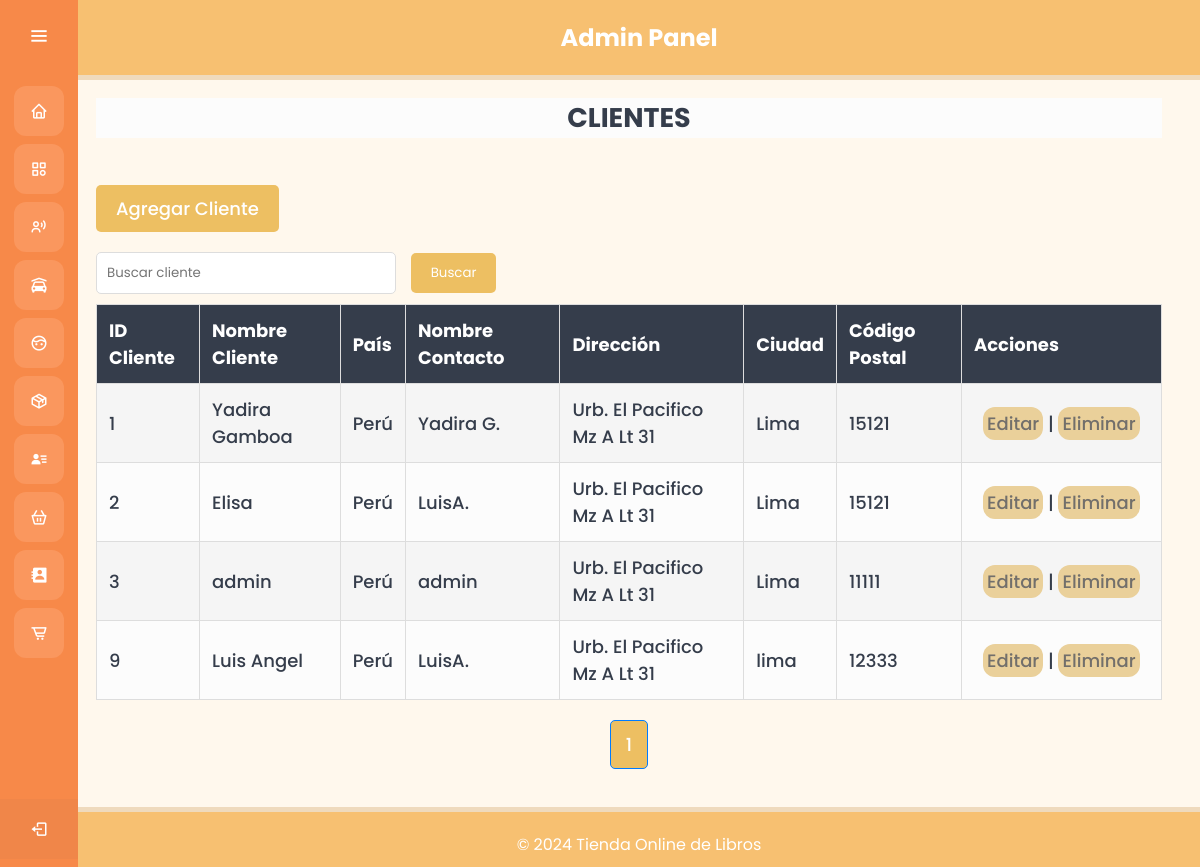
The page /admin/controllers/ClientesController.php?opcion=listar on the database its author committed.
### tables this page shows
CREATE TABLE `clientes` (
  `ID_Cliente` int(11) NOT NULL,
  `Nombre_Cliente` varchar(255) NOT NULL,
  `Nombre_Contacto` varchar(255) NOT NULL,
  `Direccion` varchar(255) NOT NULL,
  `Ciudad` varchar(100) NOT NULL,
  `Codigo_Postal` varchar(20) NOT NULL,
  `Pais` varchar(100) NOT NULL
);

### admin/models/db.php (called while the page is built, shortened)
<?php
class Conexion {
    private $servername = "localhost";
    private $username = "root";
    private $password = "";
    private $dbname = "negociosdb";
    public function getConexion() {
        $conn = new mysqli($this->servername, $this->username, $this->password, $this->dbname);
        return $conn;
    }
}
?>

### admin/models/Cliente.php (called while the page is built, shortened)
<?php
include 'db.php';
class Cliente {
    private $conn;
    public function __construct() {
        $db = new Conexion();
        $this->conn = $db->getConexion();
    }
    public function listar($search = '', $limit = 10, $offset = 0) {
        $sql = "SELECT SQL_CALC_FOUND_ROWS * FROM Clientes WHERE Nombre_Cliente LIKE ? OR Nombre_Contacto LIKE ? OR Pais LIKE ? OR Ciudad LIKE ? OR Direccion LIKE ? OR Codigo_Postal LIKE ? LIMIT ? OFFSET ?";
        $stmt = $this->conn->prepare($sql);
        $searchParam = "%$search%";
        $stmt->bind_param('ssssssii', $searchParam, $searchParam, $searchParam, $searchParam, $searchParam, $searchParam, $limit, $offset);
        $stmt->execute();
        $result = $stmt->get_result();
        $clientes = [];
        while ($row = $result->fetch_assoc()) {
            $clientes[] = $row;
        }
        $resultTotal = $this->conn->query("SELECT FOUND_ROWS() as total");
        $totalRows = $resultTotal->fetch_assoc()['total'];
        return ['clientes' => $clientes, 'total' => $totalRows];
    }
}
?>

### admin/views/clientes/index.php (the view, shortened to what this page needs)
<?php include '../views/templates/header.php'; ?>
<div class="text">
    <h1>CLIENTES</h1><br>
    <a href="ClientesController.php?opcion=crear" class="button">Agregar Cliente</a>
    <form method="GET" action="ClientesController.php" class="search">
        <input type="text" name="search" placeholder="Buscar cliente" value="<?= htmlentities($search) ?>">
        <button type="submit" class="search-button">Buscar</button>
    </form>
    <table>
        <tr>
            <th>ID Cliente</th>
            <th>Nombre Cliente</th>
            <th>País</th>
            <th>Nombre Contacto</th>
            <th>Dirección</th>
            <th>Ciudad</th>
            <th>Código Postal</th>
            <th>Acciones</th>
        </tr>
        <?php if (!empty($clientes)): ?>
            <?php foreach ($clientes as $cliente): ?>
                <tr>
                    <td><?= $cliente['ID_Cliente'] ?></td>
                    <td><?= $cliente['Nombre_Cliente'] ?></td>
                    <td><?= $cliente['Pais'] ?></td>
                    <td><?= $cliente['Nombre_Contacto'] ?></td>
                    <td><?= $cliente['Direccion'] ?></td>
                    <td><?= $cliente['Ciudad'] ?></td>
                    <td><?= $cliente['Codigo_Postal'] ?></td>
                    <td class="acciones">
                        <a href="ClientesController.php?opcion=editar&id=<?= $cliente['ID_Cliente'] ?>" class="botones">Editar</a> |
                        <a href="ClientesController.php?opcion=eliminar&id=<?= $cliente['ID_Cliente'] ?>" onclick="return confirm('¿Estás seguro?')" class="botones">Eliminar</a>
                    </td>
                </tr>
            <?php endforeach; ?>
        <?php else: ?>
            <tr><td colspan="8" class="no-results">No hay clientes</td></tr>
        <?php endif; ?>
    </table>
    <div class="pagination">
        <?php for ($i = 1; $i <= $totalPages; $i++): ?>
            <a href="?opcion=listar&page=<?= $i ?>&search=<?= htmlentities($search) ?>" class="<?= $i == $page ? 'active' : '' ?>"><?= $i ?></a>
        <?php endfor; ?>
    </div>
</div>
<?php include '../views/templates/footer.php'; ?>

### admin/views/assets/css/table.css (style rules this page uses)
* { margin: 0; padding: 0; box-sizing: border-box; font-family: "Poppins", sans-serif; }
body, html { height: 100%; margin: 0; }
.home-section .text { display: inline-block; color: #353D4B; font-size: 18px; font-weight: 500; margin: 18px; width: 95%; }
table { width: 100%; border-collapse: collapse; margin-bottom: 20px; margin-top: 10px; }
th, td { padding: 12px; border: 1px solid #ddd; text-align: left; }
th { background-color: #353D4B; color: #fff; }
tr:nth-child(odd) { background-color: #FCFCFC; }
tr:nth-child(even) { background-color: #F5F5F5; }
.button { display: inline-block; padding: 10px 20px; margin-bottom: 20px; background-color: #EDBF62; color: #fff; text-decoration: none; border-radius: 5px; transition: background-color 0.3s; }
a { color: #3498DB; text-decoration: none; }
.botones { padding: 4px; background-color: #EAD09A; border-radius: 12px; color: #726F6B; }
.acciones { text-align: center; width: 200px; }
.text h1 { text-align: center; margin-bottom: 20px; background-color: #FCFCFC; }
.search .search-button { padding: 10px 20px; background-color: #EDBF62; color: white; border: none; border-radius: 5px; cursor: pointer; transition: background-color 0.3s; }
.search input[type="text"] { padding: 10px; width: 300px; border: 1px solid #ddd; border-radius: 5px; margin-right: 10px; }
.pagination { display: flex; justify-content: center; margin: 20px 0; }
.pagination a { margin: 0 5px; padding: 10px 15px; text-decoration: none; color: #333; background-color: #f4f4f4; border: 1px solid #ddd; border-radius: 5px; }
.pagination a.active { background-color:#EDBF62; color: #fff; border-color: #007bff; }

### rows shown on the page
clientes: ID_Cliente "1", Nombre_Cliente "Yadira Gamboa", Pais "Perú", Nombre_Contacto "Yadira G.", Direccion "Urb. El Pacifico Mz A Lt 31", Ciudad "Lima", Codigo_Postal "15121"
clientes: ID_Cliente "2", Nombre_Cliente "Elisa", Pais "Perú", Nombre_Contacto "LuisA.", Direccion "Urb. El Pacifico Mz A Lt 31", Ciudad "Lima", Codigo_Postal "15121"
clientes: ID_Cliente "3", Nombre_Cliente "admin", Pais "Perú", Nombre_Contacto "admin", Direccion "Urb. El Pacifico Mz A Lt 31", Ciudad "Lima", Codigo_Postal "11111"
clientes: ID_Cliente "9", Nombre_Cliente "Luis Angel", Pais "Perú", Nombre_Contacto "LuisA.", Direccion "Urb. El Pacifico Mz A Lt 31", Ciudad "lima", Codigo_Postal "12333"
